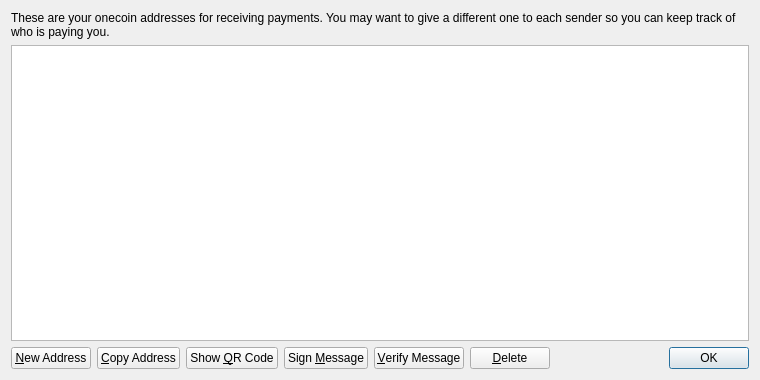
<?xml version="1.0" encoding="UTF-8"?>
<ui version="4.0">
 <class>AddressBookPage</class>
 <widget class="QWidget" name="AddressBookPage">
  <property name="geometry">
   <rect>
    <x>0</x>
    <y>0</y>
    <width>760</width>
    <height>380</height>
   </rect>
  </property>
  <property name="windowTitle">
   <string>Address Book</string>
  </property>
  <layout class="QVBoxLayout" name="verticalLayout">
   <item>
    <widget class="QLabel" name="labelExplanation">
     <property name="text">
      <string>These are your onecoin addresses for receiving payments. You may want to give a different one to each sender so you can keep track of who is paying you.</string>
     </property>
     <property name="textFormat">
      <enum>Qt::PlainText</enum>
     </property>
     <property name="wordWrap">
      <bool>true</bool>
     </property>
    </widget>
   </item>
   <item>
    <widget class="QTableView" name="tableView">
     <property name="contextMenuPolicy">
      <enum>Qt::CustomContextMenu</enum>
     </property>
     <property name="toolTip">
      <string>Double-click to edit address or label</string>
     </property>
     <property name="tabKeyNavigation">
      <bool>false</bool>
     </property>
     <property name="alternatingRowColors">
      <bool>true</bool>
     </property>
     <property name="selectionMode">
      <enum>QAbstractItemView::SingleSelection</enum>
     </property>
     <property name="selectionBehavior">
      <enum>QAbstractItemView::SelectRows</enum>
     </property>
     <property name="sortingEnabled">
      <bool>true</bool>
     </property>
     <attribute name="verticalHeaderVisible">
      <bool>false</bool>
     </attribute>
    </widget>
   </item>
   <item>
    <layout class="QHBoxLayout" name="horizontalLayout">
     <item>
      <widget class="QPushButton" name="newAddressButton">
       <property name="toolTip">
        <string>Create a new address</string>
       </property>
       <property name="text">
        <string>&amp;New Address</string>
       </property>
       <property name="icon">
        <iconset resource="../bitcoin.qrc">
         <normaloff>:/icons/add</normaloff>:/icons/add</iconset>
       </property>
      </widget>
     </item>
     <item>
      <widget class="QPushButton" name="copyToClipboard">
       <property name="toolTip">
        <string>Copy the currently selected address to the system clipboard</string>
       </property>
       <property name="text">
        <string>&amp;Copy Address</string>
       </property>
       <property name="icon">
        <iconset resource="../bitcoin.qrc">
         <normaloff>:/icons/editcopy</normaloff>:/icons/editcopy</iconset>
       </property>
      </widget>
     </item>
     <item>
      <widget class="QPushButton" name="showQRCode">
       <property name="text">
        <string>Show &amp;QR Code</string>
       </property>
       <property name="icon">
        <iconset resource="../bitcoin.qrc">
         <normaloff>:/icons/qrcode</normaloff>:/icons/qrcode</iconset>
       </property>
      </widget>
     </item>
     <item>
      <widget class="QPushButton" name="signMessage">
       <property name="toolTip">
        <string>Sign a message to prove you own a onecoin address</string>
       </property>
       <property name="text">
        <string>Sign &amp;Message</string>
       </property>
       <property name="icon">
        <iconset resource="../bitcoin.qrc">
         <normaloff>:/icons/edit</normaloff>:/icons/edit</iconset>
       </property>
      </widget>
     </item>
     <item>
      <widget class="QPushButton" name="verifyMessage">
       <property name="toolTip">
        <string>Verify a message to ensure it was signed with a specified onecoin address</string>
       </property>
       <property name="text">
        <string>&amp;Verify Message</string>
       </property>
       <property name="icon">
        <iconset resource="../bitcoin.qrc">
         <normaloff>:/icons/transaction_0</normaloff>:/icons/transaction_0</iconset>
       </property>
      </widget>
     </item>
     <item>
      <widget class="QPushButton" name="deleteButton">
       <property name="toolTip">
        <string>Delete the currently selected address from the list</string>
       </property>
       <property name="text">
        <string>&amp;Delete</string>
       </property>
       <property name="icon">
        <iconset resource="../bitcoin.qrc">
         <normaloff>:/icons/remove</normaloff>:/icons/remove</iconset>
       </property>
      </widget>
     </item>
     <item>
      <spacer name="horizontalSpacer">
       <property name="orientation">
        <enum>Qt::Horizontal</enum>
       </property>
       <property name="sizeHint" stdset="0">
        <size>
         <width>40</width>
         <height>20</height>
        </size>
       </property>
      </spacer>
     </item>
     <item>
      <widget class="QDialogButtonBox" name="buttonBox">
       <property name="sizePolicy">
        <sizepolicy hsizetype="Maximum" vsizetype="Fixed">
         <horstretch>0</horstretch>
         <verstretch>0</verstretch>
        </sizepolicy>
       </property>
       <property name="standardButtons">
        <set>QDialogButtonBox::Ok</set>
       </property>
      </widget>
     </item>
    </layout>
   </item>
  </layout>
 </widget>
 <resources>
  <include location="../bitcoin.qrc"/>
 </resources>
 <connections/>
</ui>
